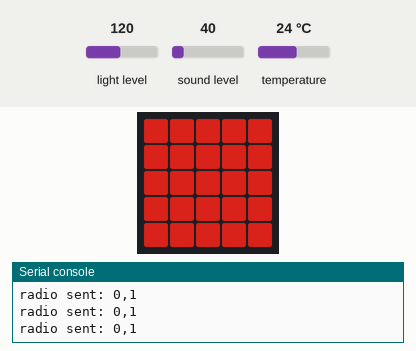
Simulated run of this program. Board: BBC micro:bit running MicroPython. Parts: the board's 5×5 LED display, the last lines printed to the serial console. The test bench sets the inputs (shaded band); at power-on: light level 120, sound level 40, temperature 24 °C. Dim RGB values are drawn brighter than linear; no radio messages arrive unless stated (any console line starting 'radio sent:' is added by the test bench).

Above: at 1.2 s.
1.3 s: light level set to 5
At 2.2 s:
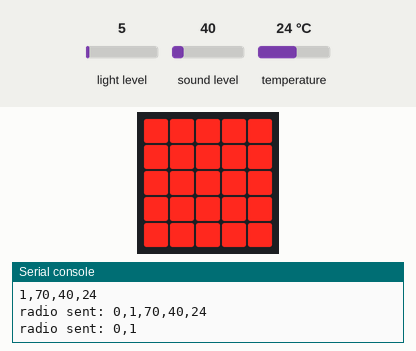
2.8 s: light level set to 64
At 3.8 s:
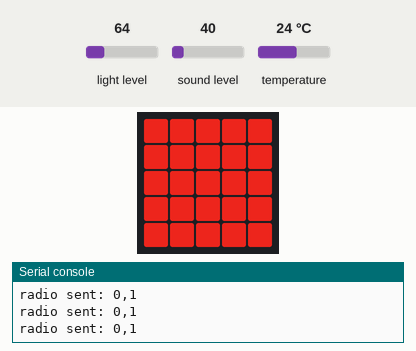
4.5 s: light level set to 191
At 5.5 s:
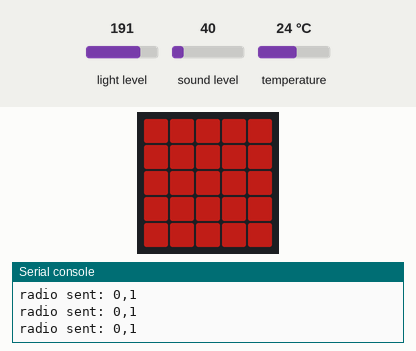
Timing chart, 0 to 7.5 s (numbered marks = the images above; inputs shaded):
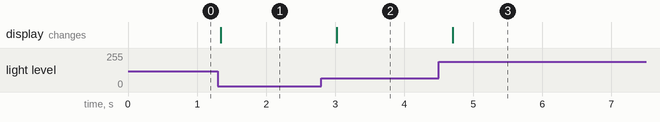

Measured:
- after the input at 1.3 s, the display: changes at once (image 1)
- after the input at 2.8 s, the display: changes after 0.22 s (image 2)
- after the input at 4.5 s, the display: changes after 0.20 s (image 3)

The program:

zone.py
```python
from microbit import *
import radio

# Receives: Each signal from person
# Sends: Local values, zone number for person
# Identifier: Was related to the different signals from different function microbits :- Cup and Object microbits
IDENTIFIER = "0,"
ZONE = 1
MONITORED_OBJECT = "Chair"
MAX = 7

def main():
    radio.config(group=4, power = 7)
    radio.on()

    active = 1 #Change to 0 when not testing lights
    brightnessSetting = 100
    lightMode = 0
    check = 0
    timeToCheck = 0
    objSent = 0
    values = [[None for x in range(MAX)] for y in range(3)]

    # Light = values[0]
    # Noise = values[1]
    # Temperature = values[2]

    while(1):
        message = radio.receive()

        if message is not None:
            stringList = message.split(',')
            if len(stringList) == 3 and int(stringList[0]) == ZONE:
                if stringList[1] == "off":
                    lightMode = 2
                if stringList[1] == "on":
                    brightnessSetting = int(stringList[2])
                    lightMode = 1
                if stringList[1] == "amb":
                    lightMode = 0
            if len(stringList) == 4 and int(stringList[1]) == ZONE:
                if int(stringList[2]) == 1: active = 1
                else: active = 0

        values[0][check] = display.read_light_level()
        values[1][check] = microphone.sound_level()
        values[2][check] = temperature()
        check += 1

        if check == MAX:
            valAggs = [0, 0, 0]
            for x in range(MAX):
                valAggs[0] += values[0][x]
                valAggs[1] += values[1][x]
                valAggs[2] += values[2][x]
            valAggs[0] = int(valAggs[0] / MAX)
            valAggs[1] = int(valAggs[1] / MAX)
            valAggs[2] = int(valAggs[2] / MAX)
            values = [ZONE, valAggs[0], valAggs[1], valAggs[2]]
            messageToSend = ','.join(map(str, values))
            print(messageToSend)
            radio.send(IDENTIFIER+messageToSend)
            check = 0
            values = [[None for x in range(MAX)] for y in range(3)]

        radio.send(IDENTIFIER+str(ZONE))

        # lightMode 0 = Light controlled by ambience if person is in zone
        # lightMode 1 = Light is on depending on brightness if person is in zone
        # lightMode 2 = Light is always off

        if active == 1:
            if lightMode == 0:
                light = display.read_light_level()
                light = light / 28
                level = 9 - int(light)
                temp = str(level)+str(level)+str(level)+str(level)+str(level)
                temp = temp+":"+temp+":"+temp+":"+temp+":"+temp
                brightness = Image(temp)
                display.show(brightness)
            elif lightMode == 1:
                level = int((9 * brightnessSetting) / 100)
                print(level)
                temp = str(level)+str(level)+str(level)+str(level)+str(level)
                brightness = Image(temp+":"+temp+":"+temp+":"+temp+":"+temp)
                display.show(brightness)
            elif lightMode == 2:
                brightness = Image("0:0:0:0:0")
                display.show(brightness)

        if pin0.read_digital() == 1 and timeToCheck == 0:
            radio.send(IDENTIFIER+MONITORED_OBJECT+",0")
            objSent = 1
        if objSent == 1:
            timeToCheck += 1
            if timeToCheck == MAX*2:
                timeToCheck = 0
                objSent = 0

        sleep(333)

main()
```
